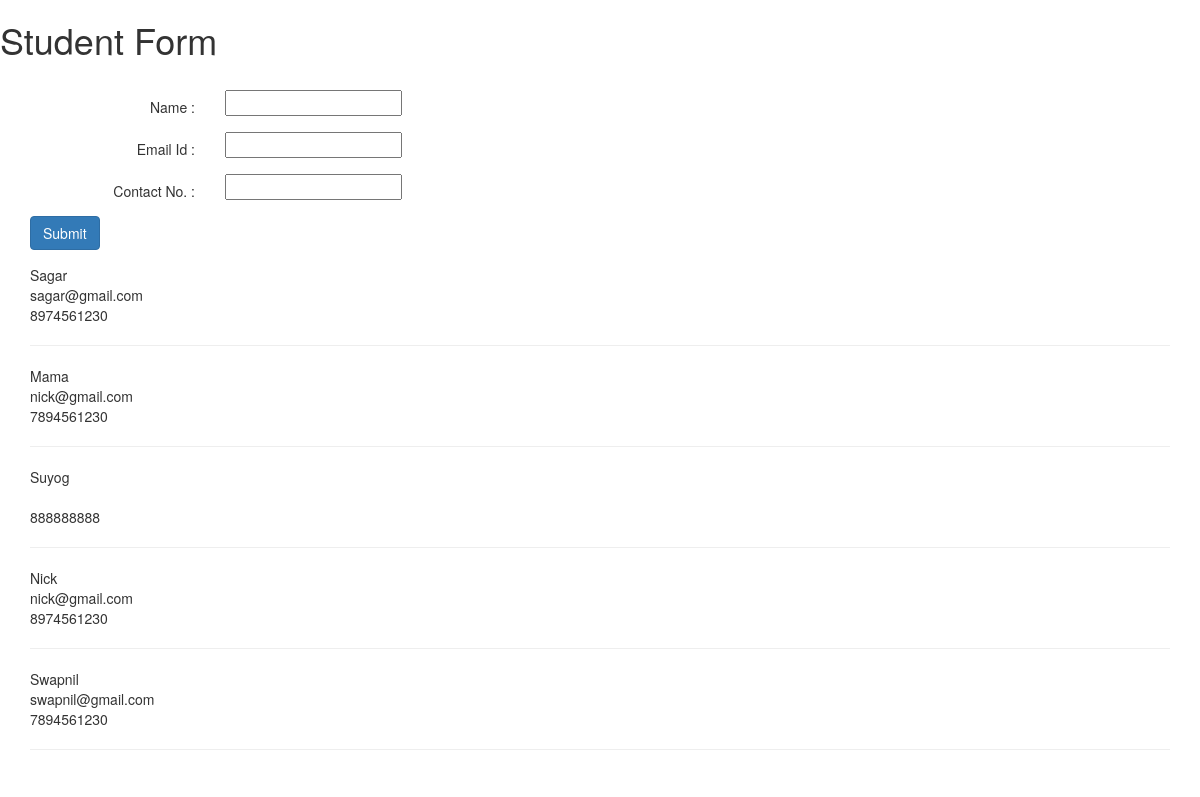
The page /studentform/ on the database its author committed.
### students/models.py (models this page shows, shortened)
class Student1(models.Model):
    name = models.CharField(max_length=50)
    email_id = models.EmailField()
    contact_no = models.CharField(max_length=11)
    dat = models.DateTimeField(auto_now=True)

### students/views.py (the view)
# urls.py: path('studentform/', student),
def student(request):
    obj1 = Student1.objects.all().order_by('-dat')
    if request.method == 'POST':
        form = StudentForm(request.POST)
        if form.is_valid():
            form.save()
            return HttpResponseRedirect('/studentform/')
    else:
        form = StudentForm()
    return render(request, 'student_form.html', {'form':form, 'std':obj1})

### students/forms.py
class StudentForm(forms.ModelForm):
    name = forms.CharField(widget=forms.TextInput(),required=True, max_length=100)
    email_id = forms.EmailField(widget=forms.EmailInput(),required=True)
    contact_no = forms.CharField(widget=forms.NumberInput(), required=True, max_length=11)
    class Meta:
        model = Student1
        fields = ['name', 'email_id', 'contact_no']

### students/templates/student_form.html (shortened to what this page needs)
<!DOCTYPE html>
<html lang="en">
<head>
    <link rel="stylesheet" href="https://maxcdn.bootstrapcdn.com/bootstrap/3.3.7/css/bootstrap.min.css">
</head>
<body>
<h1>Student Form</h1>
<br>
<div class="container">
<form method="post" action="" class="form-horizontal">
    <div class="form-group">
        <lable class="col-md-2 control-label">Name :</lable>
    <div class="col-md-4">
        {{ form.name }}
        </div>
    </div>
    <div class="form-group">
        <lable class="col-md-2 control-label" for="name">Email Id :</lable>
    <div class="col-md-4">
        {{ form.email_id }}
        </div>
    </div>
    <div class="form-group">
        <lable class="col-md-2 control-label">Contact No. :</lable>
    <div class="col-md-4">
        {{ form.contact_no }}
        </div>
    </div>
    <div class="form-group">
        <div class="col-md-4">
    <button class="btn btn-primary" type="submit" >Submit</button>
        </div>
    </div>
</form>
</div>
<div class="container">
    {% for k in std %}
       {{ k.name }}<br>
       {{ k.email_id }}<br>
       {{ k.contact_no }}
    <hr>
      {% endfor %}
</div>
</body>
</html>

### rows shown on the page
Student1: name "Sagar", email_id "sagar@gmail.com", contact_no "8974561230"
Student1: name "Mama", email_id "nick@gmail.com", contact_no "7894561230"
Student1: name "Suyog", contact_no "888888888"
Student1: name "Nick", email_id "nick@gmail.com", contact_no "8974561230"
Student1: name "Swapnil", email_id "swapnil@gmail.com", contact_no "7894561230"
